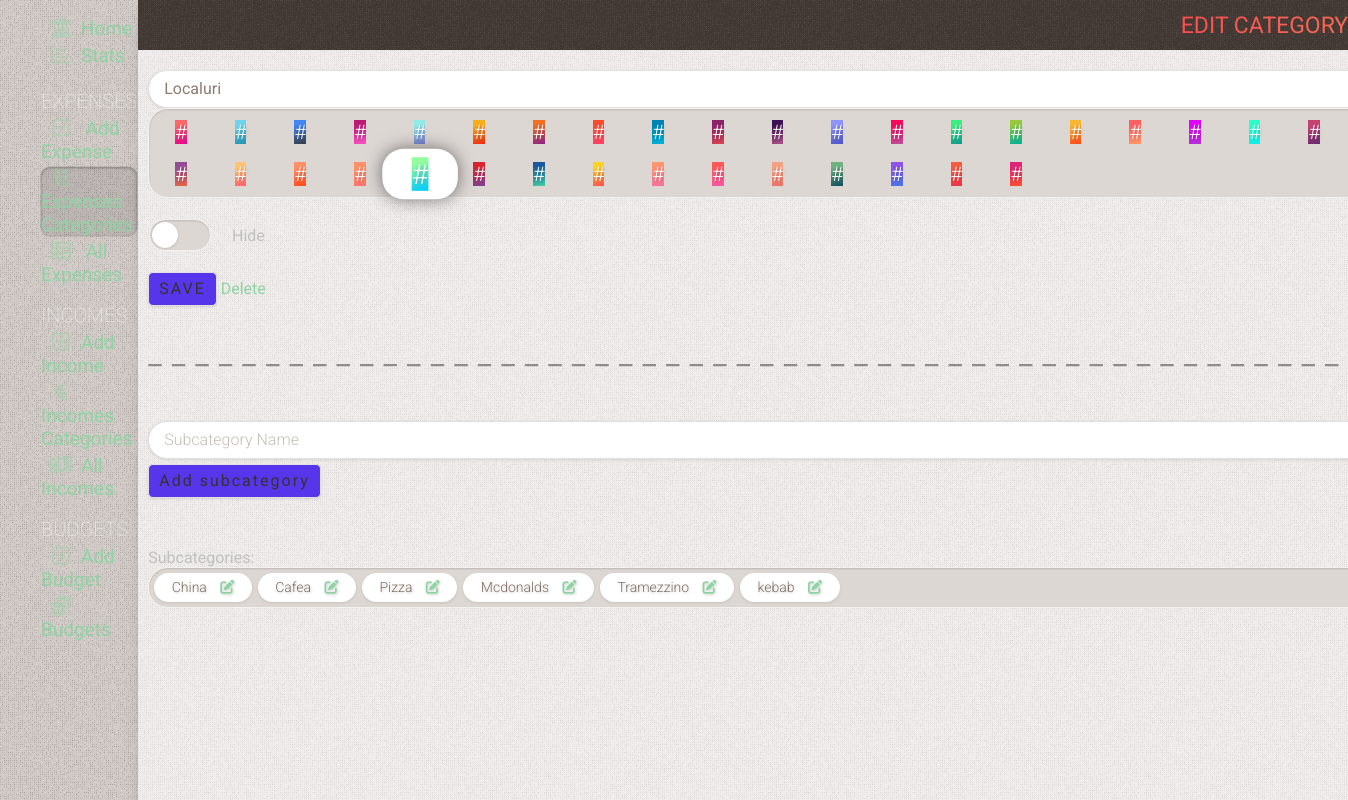
Before: /edit-category/18 with the older database file.
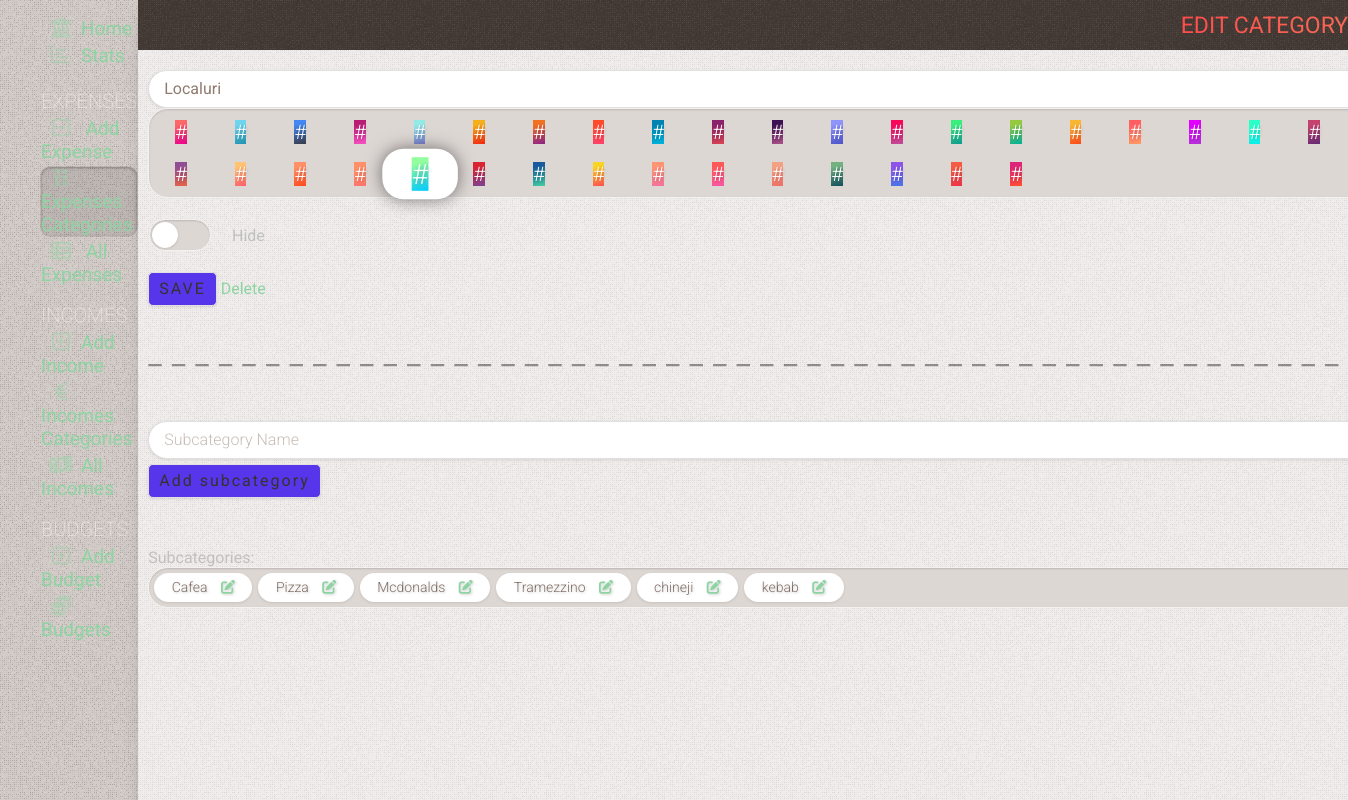
After: the same page with the newer database file.
### tables this page shows
CREATE TABLE subcategories
(
    id          INTEGER PRIMARY KEY AUTOINCREMENT,
    name        TEXT    NOT NULL,
    category_id INTEGER NOT NULL,
    state       TEXT DEFAULT false

);

### app.py (the view, shortened to what this page needs)
@app.route('/edit-category/<int:id>', methods=('GET', 'POST'))
def edit_category(id):
    category = get_category(id)
    subcategory = get_subcategory(id)
    conn = get_db_connection()
    subcategories = \
        conn.execute(''
                     'SELECT subcategories.id as sub_id, '
                     'subcategories.name sub_name, '
                     'subcategories.state as sub_state, '
                     'subcategories.category_id as sub_cat_id, '
                     'categories.id as cat_id '
                     'FROM subcategories '
                     'LEFT JOIN categories ON cat_id = sub_cat_id '
                     'WHERE cat_id = sub_cat_id '
                     'ORDER BY sub_state '
                     ).fetchall()
    return render_template('edit_category.html', title='Edit Category', gradient='text-gradient-red', category=category,
                           subcategories=subcategories, subcategory=subcategory)

### app.py (called while the page is built)
def get_db_connection():
    conn = sqlite3.connect('static/database.db')
    conn.row_factory = sqlite3.Row
    return conn

def get_category(category_id):
    conn = get_db_connection()
    category = conn.execute('SELECT * FROM categories WHERE id = ?', (category_id,)).fetchone()
    conn.close()
    if category is None:
        abort(404)
    return category

def get_subcategory(subcategory_id):
    conn = get_db_connection()
    subcategory = conn.execute('SELECT * FROM subcategories WHERE id = ?', (subcategory_id,)).fetchone()
    conn.close()
    if subcategory is None:
        abort(404)
    return subcategory

### templates/edit_category.html (shortened to what this page needs)
{% extends 'base.html' %} {% block content %}
	<div class="page_title {{ gradient }}" >
		<span >{% block title %}{{ title }}:
			<strong >{{ category['name'] }}</strong > {% endblock %}</span ></div >
	<div class="content" >
		<form method="post" >
			<input type="text" autofocus name="category" placeholder="Category Name" class="form-control"
						 value="{{ request.form['name'] or category['name'] }}" />
			<div class="radio-group category-group" >
				{% for i in range(37) %}
					<label for="gradient_{{ i }}"
								 style="{% if  category['color'] == 'gradient_'+ i|string %} transform: scale(1.4); box-shadow: 0 0 12px rgba(0,0,0,0.5) {% endif %}" ><span
							class="gradient_{{ i }}" >#</span ></label >
				{% endfor %}
			</div >
			<div class="mt-20 flex gap-20 items-center" >
				<div class="switch switch-big" >
					<label for="hide_category" ></label >
				</div >
				Hide
			</div >
			<button type="submit" class="send-button mt-20" name="cat" >Save</button >
			<a href="/category-delete/{{ category['id'] }}" >Delete</a >
		</form >
		<div class="divider" ></div >
		<form method="post" class="mt-50" >
			<div class="form-group mt-5" >
				<input type="text" name="subcategory" placeholder="Subcategory Name" class="form-control"
							 value="{{ request.form['subcategory'] }}" />
			</div >
			<div class="form-group mt-5" >
				<button type="submit" class="add-button" name="subcat" >
					Add subcategory
				</button >
			</div >
		</form >
		<div class="mt-50" >Subcategories:</div >
		<div class="flex flex-wrap radio-group category-group" >
			{% for subcategory in subcategories if (category['id'] ==  subcategory['sub_cat_id']) %}
				<label class="badge badge-subcategory {% if subcategory['sub_state'] == 'true' %} hide-category {% endif %}" >
					{{ subcategory['sub_name'] }}
					<a href="/edit-subcategory/{{ subcategory['sub_id'] }}" class="ml-10" ><i
							class="fa-solid fa-pen-to-square" ></i ></a >
				</label >
			{% else %}
				<div class="no-results m-0 my-10 opacity-50" >You have no subcategories in this category</div >
			{% endfor %}
		</div >
	</div >
{% endblock %}

Changed rows visible on the page:
changed subcategories: sub_name "China" → "chineji"; moves down the list
